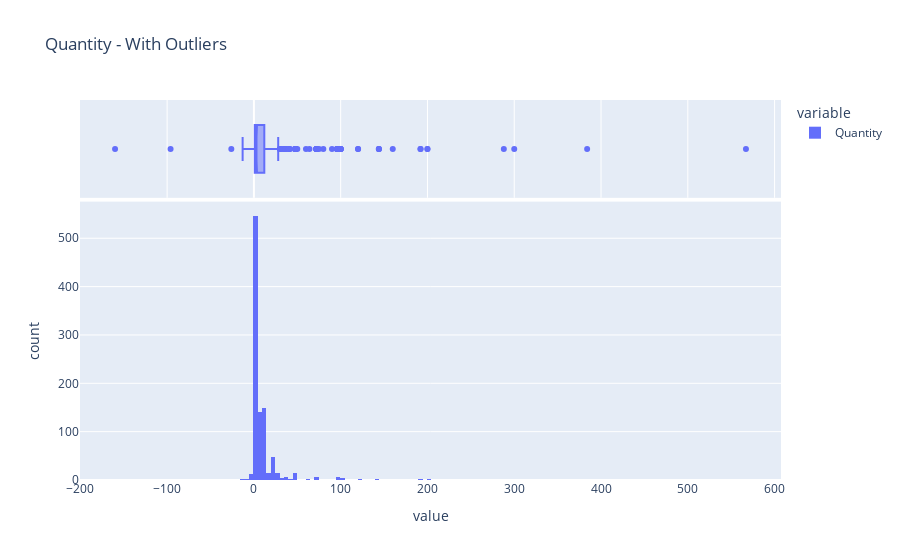
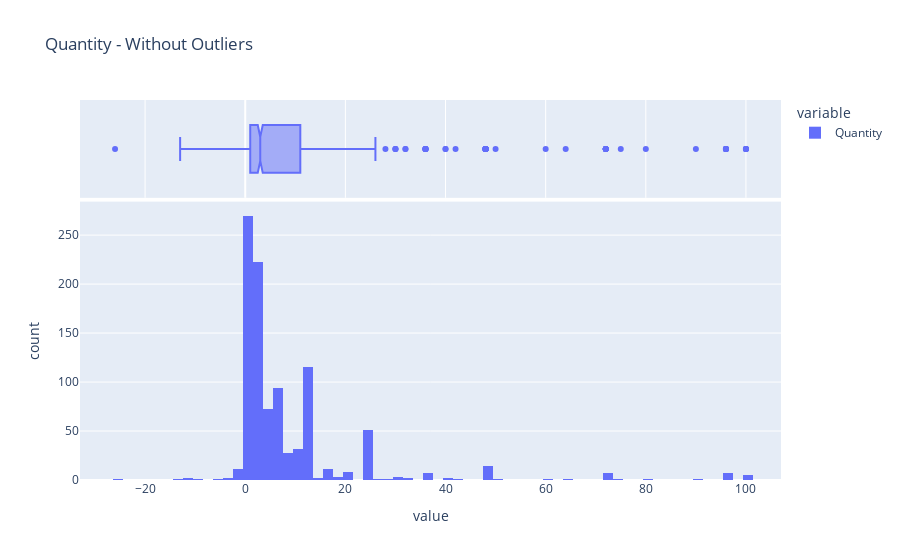
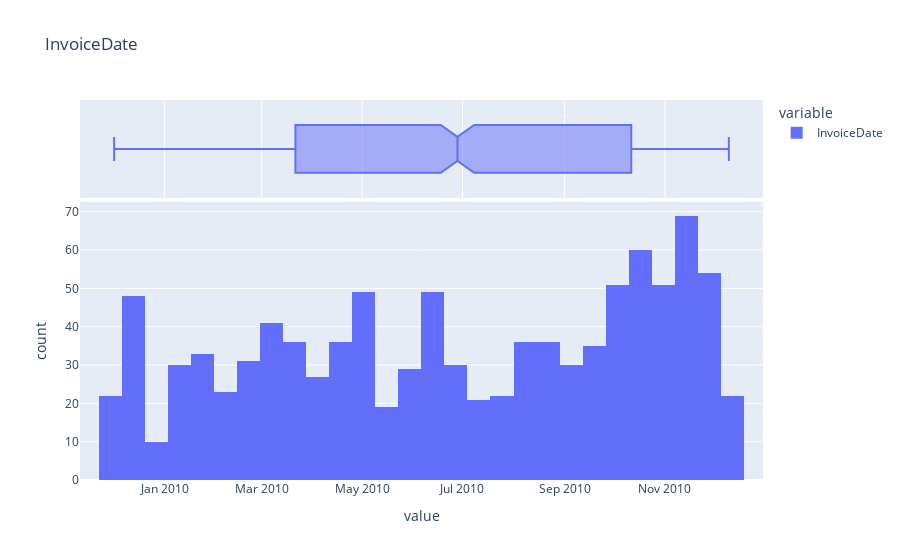
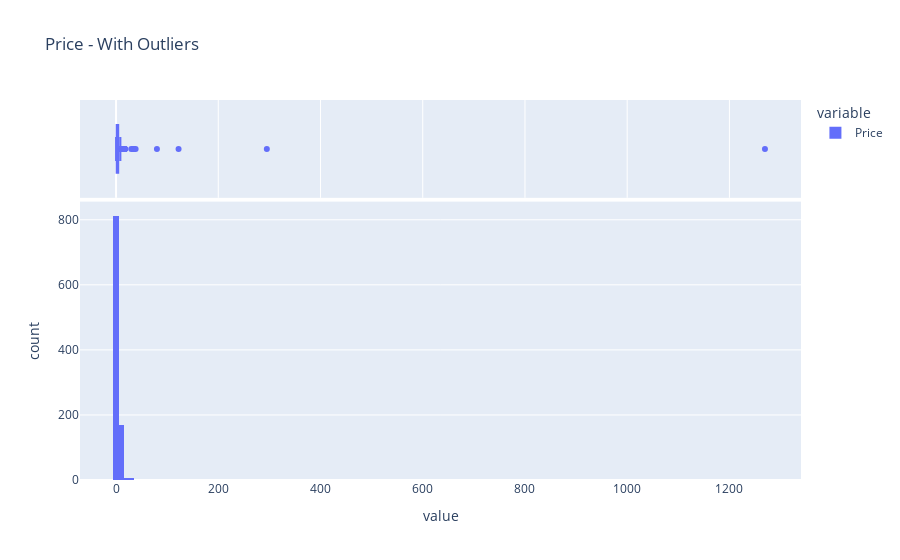

The notebook cell saved with these charts, in order:
### Code cell
for column in df_retail.columns:
    try:
        profile_serie(df_retail[column])
    except:
        continue

### Figure 1 — Plotly figure (JSON) as saved in the notebook; plotly's stock layout.template omitted (floating-point values rounded to 4 significant figures; data arrays with more than 128 entries replaced by an {"elided": "..."} marker saying what was removed)
{"data": [{"alignmentgroup": "True", "bingroup": "x", "hovertemplate": "variable=Quantity<br>value=%{x}<br>count=%{y}<extra></extra>", "legendgroup": "Quantity", "marker": {"color": "#636efa", "pattern": {"shape": ""}}, "name": "Quantity", "offsetgroup": "Quantity", "orientation": "v", "showlegend": true, "type": "histogram", "x": {"elided": "1000 int values"}, "xaxis": "x", "yaxis": "y"}, {"alignmentgroup": "True", "hovertemplate": "variable=Quantity<br>value=%{x}<extra></extra>", "legendgroup": "Quantity", "marker": {"color": "#636efa"}, "name": "Quantity", "notched": true, "offsetgroup": "Quantity", "showlegend": false, "type": "box", "x": {"elided": "1000 int values"}, "xaxis": "x2", "yaxis": "y2"}], "layout": {"barmode": "relative", "legend": {"title": {"text": "variable"}, "tracegroupgap": 0}, "title": {"text": "Quantity - With Outliers"}, "xaxis": {"anchor": "y", "domain": [0, 1], "title": {"text": "value"}}, "xaxis2": {"anchor": "y2", "domain": [0, 1], "matches": "x", "showgrid": true, "showticklabels": false}, "yaxis": {"anchor": "x", "domain": [0, 0.7326], "title": {"text": "count"}}, "yaxis2": {"anchor": "x2", "domain": [0.7426, 1], "matches": "y2", "showgrid": false, "showline": false, "showticklabels": false, "ticks": ""}}}

### Figure 2 — Plotly figure (JSON) as saved in the notebook; plotly's stock layout.template omitted (floating-point values rounded to 4 significant figures; data arrays with more than 128 entries replaced by an {"elided": "..."} marker saying what was removed)
{"data": [{"alignmentgroup": "True", "bingroup": "x", "hovertemplate": "variable=Quantity<br>value=%{x}<br>count=%{y}<extra></extra>", "legendgroup": "Quantity", "marker": {"color": "#636efa", "pattern": {"shape": ""}}, "name": "Quantity", "offsetgroup": "Quantity", "orientation": "v", "showlegend": true, "type": "histogram", "x": {"elided": "984 int values"}, "xaxis": "x", "yaxis": "y"}, {"alignmentgroup": "True", "hovertemplate": "variable=Quantity<br>value=%{x}<extra></extra>", "legendgroup": "Quantity", "marker": {"color": "#636efa"}, "name": "Quantity", "notched": true, "offsetgroup": "Quantity", "showlegend": false, "type": "box", "x": {"elided": "984 int values"}, "xaxis": "x2", "yaxis": "y2"}], "layout": {"barmode": "relative", "legend": {"title": {"text": "variable"}, "tracegroupgap": 0}, "title": {"text": "Quantity - Without Outliers"}, "xaxis": {"anchor": "y", "domain": [0, 1], "title": {"text": "value"}}, "xaxis2": {"anchor": "y2", "domain": [0, 1], "matches": "x", "showgrid": true, "showticklabels": false}, "yaxis": {"anchor": "x", "domain": [0, 0.7326], "title": {"text": "count"}}, "yaxis2": {"anchor": "x2", "domain": [0.7426, 1], "matches": "y2", "showgrid": false, "showline": false, "showticklabels": false, "ticks": ""}}}

### Figure 3 — Plotly figure (JSON) as saved in the notebook; plotly's stock layout.template omitted (floating-point values rounded to 4 significant figures; data arrays with more than 128 entries replaced by an {"elided": "..."} marker saying what was removed)
{"data": [{"alignmentgroup": "True", "bingroup": "x", "hovertemplate": "variable=InvoiceDate<br>value=%{x}<br>count=%{y}<extra></extra>", "legendgroup": "InvoiceDate", "marker": {"color": "#636efa", "pattern": {"shape": ""}}, "name": "InvoiceDate", "offsetgroup": "InvoiceDate", "orientation": "v", "showlegend": true, "type": "histogram", "x": {"elided": "1000 str values"}, "xaxis": "x", "yaxis": "y"}, {"alignmentgroup": "True", "hovertemplate": "variable=InvoiceDate<br>value=%{x}<extra></extra>", "legendgroup": "InvoiceDate", "marker": {"color": "#636efa"}, "name": "InvoiceDate", "notched": true, "offsetgroup": "InvoiceDate", "showlegend": false, "type": "box", "x": {"elided": "1000 str values"}, "xaxis": "x2", "yaxis": "y2"}], "layout": {"barmode": "relative", "legend": {"title": {"text": "variable"}, "tracegroupgap": 0}, "title": {"text": "InvoiceDate"}, "xaxis": {"anchor": "y", "domain": [0, 1], "title": {"text": "value"}}, "xaxis2": {"anchor": "y2", "domain": [0, 1], "matches": "x", "showgrid": true, "showticklabels": false}, "yaxis": {"anchor": "x", "domain": [0, 0.7326], "title": {"text": "count"}}, "yaxis2": {"anchor": "x2", "domain": [0.7426, 1], "matches": "y2", "showgrid": false, "showline": false, "showticklabels": false, "ticks": ""}}}

### Figure 4 — Plotly figure (JSON) as saved in the notebook; plotly's stock layout.template omitted (floating-point values rounded to 4 significant figures; data arrays with more than 128 entries replaced by an {"elided": "..."} marker saying what was removed)
{"data": [{"alignmentgroup": "True", "bingroup": "x", "hovertemplate": "variable=Price<br>value=%{x}<br>count=%{y}<extra></extra>", "legendgroup": "Price", "marker": {"color": "#636efa", "pattern": {"shape": ""}}, "name": "Price", "offsetgroup": "Price", "orientation": "v", "showlegend": true, "type": "histogram", "x": {"elided": "1000 float values"}, "xaxis": "x", "yaxis": "y"}, {"alignmentgroup": "True", "hovertemplate": "variable=Price<br>value=%{x}<extra></extra>", "legendgroup": "Price", "marker": {"color": "#636efa"}, "name": "Price", "notched": true, "offsetgroup": "Price", "showlegend": false, "type": "box", "x": {"elided": "1000 float values"}, "xaxis": "x2", "yaxis": "y2"}], "layout": {"barmode": "relative", "legend": {"title": {"text": "variable"}, "tracegroupgap": 0}, "title": {"text": "Price - With Outliers"}, "xaxis": {"anchor": "y", "domain": [0, 1], "title": {"text": "value"}}, "xaxis2": {"anchor": "y2", "domain": [0, 1], "matches": "x", "showgrid": true, "showticklabels": false}, "yaxis": {"anchor": "x", "domain": [0, 0.7326], "title": {"text": "count"}}, "yaxis2": {"anchor": "x2", "domain": [0.7426, 1], "matches": "y2", "showgrid": false, "showline": false, "showticklabels": false, "ticks": ""}}}
